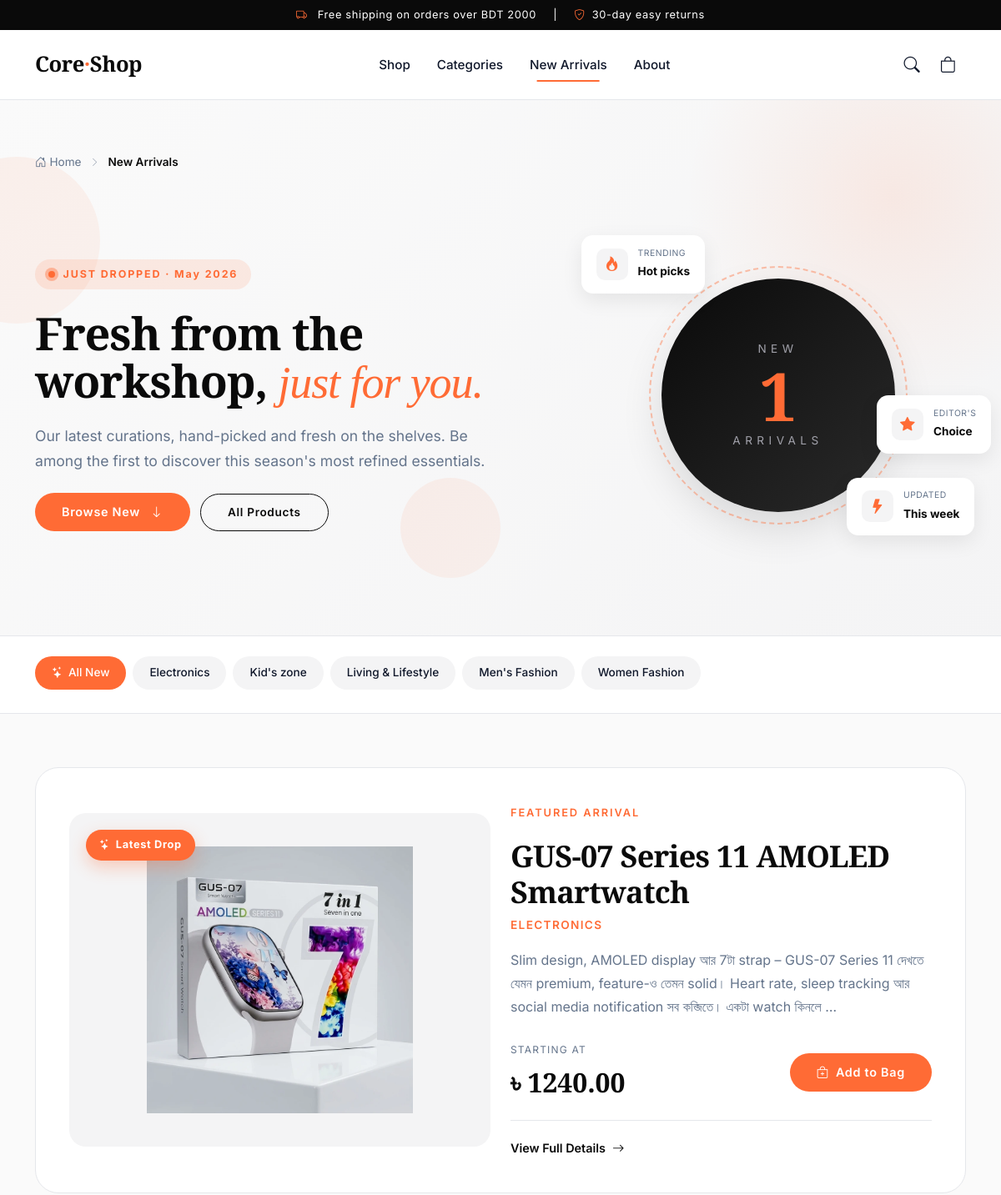
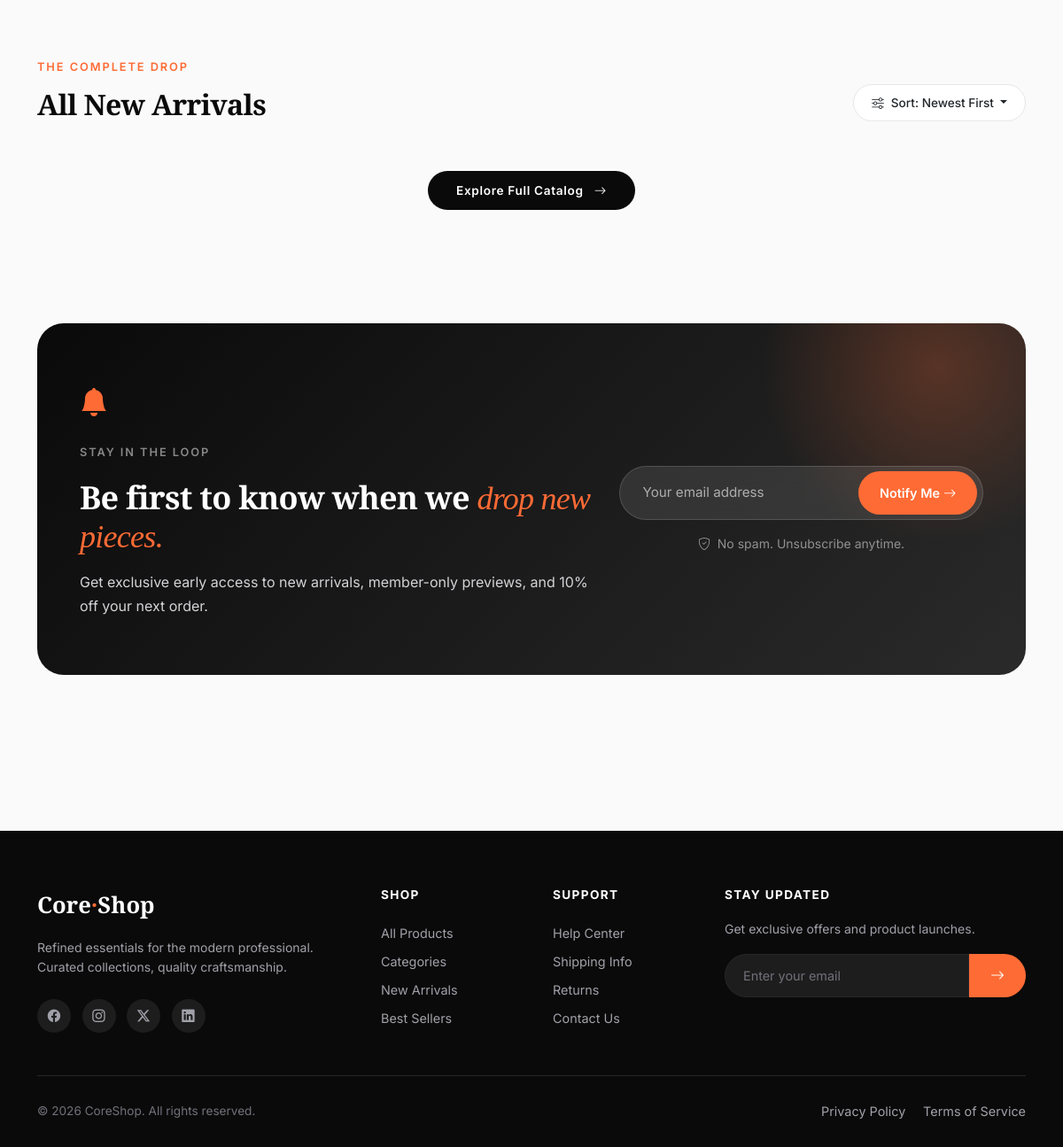
Page /new-arrivals/ on the committed database (2 pictures, top to bottom).
### shop/models.py (models this page shows, shortened)
class Category(models.Model):
    name = models.CharField(max_length=200, unique=True)
    slug = models.SlugField(max_length=200, unique=True)
    class Meta:
        ordering = ["name"]

class Product(models.Model):
    category = models.ForeignKey(
        Category,
        related_name="products",
        on_delete=models.CASCADE,
    )
    name = models.CharField(max_length=200)
    slug = models.SlugField(max_length=200)
    description = models.TextField(blank=True)
    price = models.DecimalField(max_digits=10, decimal_places=2)
    image = models.ImageField(upload_to="products/%Y/%m/%d", blank=True)
    stock = models.PositiveIntegerField(default=0)
    available = models.BooleanField(default=True)
    created = models.DateTimeField(auto_now_add=True)
    updated = models.DateTimeField(auto_now=True)
    class Meta:
        ordering = ["name"]
        indexes = [
            models.Index(fields=['id', 'slug']),
        ]

### shop/views.py (the view)
# urls.py: path("new-arrivals/", views.new_arrivals, name="new_arrivals"),
def new_arrivals(request):
    cart = Cart(request)
    products = Product.objects.filter(available=True).order_by("-created")[:12]
    categories = Category.objects.all()
    return render(
        request,
        "shop/new_arrivals.html",
        {
            "cart": cart,
            "products": products,
            "categories": categories,
        },
    )

### shop/cart.py (called while the page is built)
    def __len__(self):
        return sum(item["quantity"] for item in self.cart.values())

### shop/templates/shop/new_arrivals.html (shortened to what this page needs)
{% extends "shop/base.html" %}
{% block content %}
<section class="page-header arrivals-header">
  <div class="page-header-bg"></div>
  <div class="floating-shape shape-1"></div>
  <div class="floating-shape shape-2"></div>
  <div class="container position-relative">
    <nav class="breadcrumb-nav">
      <a href="{% url 'shop:product_list' %}"><i class="bi bi-house-door"></i> Home</a>
      <i class="bi bi-chevron-right"></i>
      <span>New Arrivals</span>
    </nav>
    <div class="row align-items-center">
      <div class="col-lg-7">
        <span class="arrivals-tag">
          <span class="pulse-dot"></span>
          JUST DROPPED · {% now "F Y" %}
        </span>
        <h1 class="page-title">Fresh from the<br>workshop, <em>just for you.</em></h1>
        <p class="page-subtitle">
          Our latest curations, hand-picked and fresh on the shelves. Be among the
          first to discover this season's most refined essentials.
        </p>
        <div class="header-cta mt-4">
          <a href="#latest" class="btn btn-accent me-2">
            Browse New <i class="bi bi-arrow-down ms-2"></i>
          </a>
          <a href="{% url 'shop:product_list' %}" class="btn btn-outline-dark-pill">
            All Products
          </a>
        </div>
      </div>
      <div class="col-lg-5 d-none d-lg-block">
        <div class="arrivals-visual">
          <div class="arrival-tag-wrap">
            <div class="big-tag">
              <span class="tag-text-1">NEW</span>
              <span class="tag-text-2">{{ products|length }}</span>
              <span class="tag-text-3">ARRIVALS</span>
            </div>
          </div>
          <div class="orbit-card orbit-1">
            <i class="bi bi-fire"></i>
            <div>
              <small>Trending</small>
              <strong>Hot picks</strong>
            </div>
          </div>
          <div class="orbit-card orbit-2">
            <i class="bi bi-lightning-fill"></i>
            <div>
              <small>Updated</small>
              <strong>This week</strong>
            </div>
          </div>
          <div class="orbit-card orbit-3">
            <i class="bi bi-star-fill"></i>
            <div>
              <small>Editor's</small>
              <strong>Choice</strong>
            </div>
          </div>
        </div>
      </div>
    </div>
  </div>
</section>
<section class="filter-strip">
  <div class="container">
    <div class="filter-pills">
      <a href="{% url 'shop:new_arrivals' %}" class="pill active">
        <i class="bi bi-stars"></i> All New
      </a>
      {% for category in categories|slice:":6" %}
        <a href="{% url 'shop:product_list_by_category' category.slug %}" class="pill">
          {{ category.name }}
        </a>
      {% endfor %}
    </div>
  </div>
</section>
<section class="arrivals-products" id="latest">
  <div class="container">
    {% if products %}
    {% with first=products|first %}
    <div class="featured-arrival">
      <div class="row align-items-center g-4">
        <div class="col-md-6">
          <div class="featured-image-wrap">
            {% if first.image %}
              <img src="{{ first.image.url }}" alt="{{ first.name }}">
            {% else %}
              <div class="featured-placeholder"><i class="bi bi-box-seam"></i></div>
            {% endif %}
            <span class="featured-badge">
              <i class="bi bi-stars"></i> Latest Drop
            </span>
          </div>
        </div>
        <div class="col-md-6">
          <span class="section-eyebrow">FEATURED ARRIVAL</span>
          <h2 class="featured-title">{{ first.name }}</h2>
          <p class="featured-cat">{{ first.category.name }}</p>
          <p class="featured-desc">
            {{ first.description|default:"A new addition to our curated collection. Crafted with intention and built to last."|truncatewords:30 }}
          </p>
          <div class="featured-price-row">
            <div>
              <small>Starting at</small>
              <span class="featured-price">৳ {{ first.price }}</span>
            </div>
            <form method="post" action="{% url 'shop:add_to_cart' first.id %}" class="d-inline">
              <button type="submit" class="btn btn-accent" {% if not first.available or first.stock == 0 %}disabled{% endif %}>
                <i class="bi bi-bag-plus me-2"></i>Add to Bag
              </button>
            </form>
          </div>
          <a href="{% url 'shop:product_detail' first.id first.slug %}" class="featured-link">
            View Full Details <i class="bi bi-arrow-right ms-2"></i>
          </a>
        </div>
      </div>
    </div>
    {% endwith %}
    <div class="arrivals-toolbar">
      <div>
        <span class="section-eyebrow">THE COMPLETE DROP</span>
        <h3 class="arrivals-section-title">All New Arrivals</h3>
      </div>
      <div class="dropdown">
        <button class="btn btn-sort dropdown-toggle" type="button" data-bs-toggle="dropdown">
          <i class="bi bi-sliders me-2"></i>Sort: Newest First
        </button>
      </div>
    </div>
    <div class="text-center mt-5">
      <a href="{% url 'shop:product_list' %}" class="btn btn-dark-pill">
        Explore Full Catalog <i class="bi bi-arrow-right ms-2"></i>
      </a>
    </div>
    {% endif %}
  </div>
</section>
<section class="notify-banner">
  <div class="container">
    <div class="notify-inner">
      <div class="row align-items-center">
        <div class="col-lg-7">
          <i class="bi bi-bell-fill notify-icon"></i>
          <span class="section-eyebrow text-white-50">STAY IN THE LOOP</span>
          <h2 class="cta-title">Be first to know when we <em>drop new pieces.</em></h2>
          <p class="cta-text">
            Get exclusive early access to new arrivals, member-only previews, and
            10% off your next order.
          </p>
        </div>
        <div class="col-lg-5">
          <form class="cta-form" onsubmit="event.preventDefault();">
            <input type="email" placeholder="Your email address" required>
            <button type="submit">Notify Me <i class="bi bi-arrow-right ms-1"></i></button>
          </form>
          <small class="d-block mt-3 text-white-50 text-center">
            <i class="bi bi-shield-check me-1"></i> No spam. Unsubscribe anytime.
          </small>
        </div>
      </div>
    </div>
  </div>
</section>
{% endblock %}

### shop/templates/shop/base.html (style rules this page uses)
:root { --primary: #0a0a0a; --secondary: #1a1a1a; --accent: #ff6b35; --accent-hover: #e85a25; --bg-light: #fafafa; --bg-soft: #f4f4f5; --text-dark: #0f172a; --text-muted: #64748b; --border-soft: #e5e7eb; --shadow-sm: 0 2px 8px rgba(0,0,0,0.04); --shadow-md: 0 8px 24px rgba(0,0,0,0.08); --shadow-lg: 0 20px 50px rgba(0,0,0,0.12); }
* { -webkit-font-smoothing: antialiased; }
body { font-family: 'Inter', sans-serif; background-color: var(--bg-light); color: var(--text-dark); display: flex; flex-direction: column; min-height: 100vh; line-height: 1.6; }
h1, h2, h3, h4, h5, h6 { font-weight: 700; letter-spacing: -0.02em; }
.btn-accent { background-color: var(--accent); color: #fff; border: none; padding: 0.75rem 2rem; font-weight: 600; font-size: 0.9rem; letter-spacing: 0.05em; border-radius: 50px; transition: all 0.3s ease; }
.btn-dark-pill { background: var(--primary); color: #fff; border: none; padding: 0.75rem 2rem; font-weight: 600; font-size: 0.85rem; letter-spacing: 0.05em; border-radius: 50px; transition: all 0.3s ease; }
.btn-outline-dark-pill { background: transparent; color: var(--primary); border: 1.5px solid var(--primary); padding: 0.7rem 2rem; font-weight: 600; font-size: 0.85rem; letter-spacing: 0.05em; border-radius: 50px; transition: all 0.3s ease; }

### rows in the picture
Category: name "Electronics"
Category: name "Kid's zone"
Category: name "Living & Lifestyle"
Category: name "Men's Fashion"
Category: name "Women Fashion"
Product: image (picture), name "GUS-07 Series 11 AMOLED Smartwatch", category.name "ELECTRONICS", description "Slim design, AMOLED display আর 7টা strap – GUS-07 Series 11 দেখতে যেমন premium, feature-ও তেমন solid। Heart rate, sleep tracking আর social media notification সব কব্জিতে। একটা watch কিনলে …", price "1240.00"

### other values in the picture
{{ products|length }} "1"
